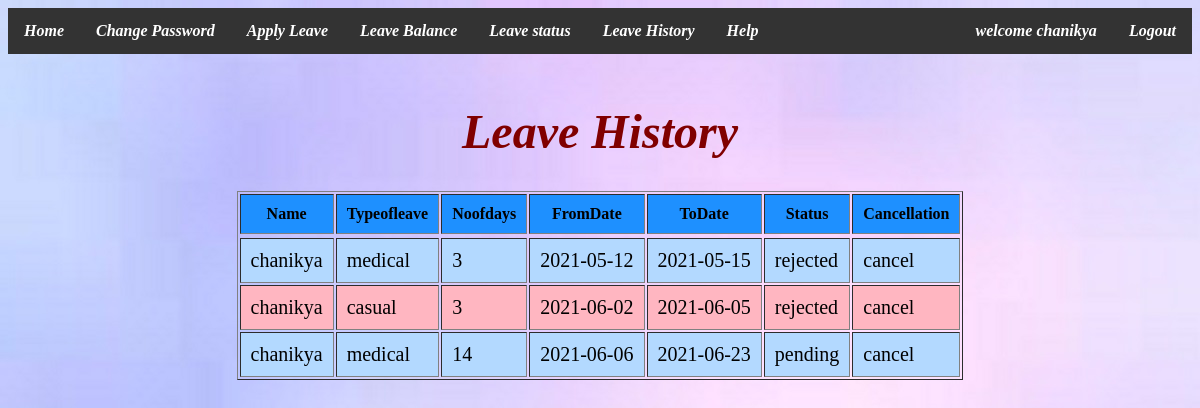
Screenshot of /leavehistory.php (signed in) with the database file from the repository.
### tables this page shows
CREATE TABLE `leavetable` (
  `Name` varchar(20) NOT NULL,
  `Typeofleave` varchar(20) NOT NULL,
  `Noofdays` int(11) NOT NULL,
  `Fromdate` date NOT NULL,
  `Todate` date NOT NULL,
  `Status` varchar(15) NOT NULL,
  `Cancellation` varchar(10) NOT NULL,
  `Leaveid` int(11) NOT NULL
);

### leavehistory.php (the view, shortened to what this page needs)
<html>
<head>
	<link href="sty.css" rel="stylesheet" type="text/css" />
</head>
<body  style="background-image:url(im6.jpg)";>
<i>
<b>
<ul>
  <li><a href="new.html">Home</a></li>
  <li><a href="changepass.php">Change Password</a></li>
  <li><a href="applyleave.php">Apply Leave</a></li>
  <li><a href="leavebal.php">Leave Balance</a></li>
  <li><a href="leavestatus.php">Leave status</a></li>
  <li><a href="leavehistory.php">Leave History</a></li>
  <li><a href="help.php">Help</a></li>
  <li style="float:right"><a href="new.html">Logout</a></li>
  <li style="float:right"><a href="new.html"><?php session_start(); echo "welcome  ".$_SESSION['name']."";?></a></li>
</ul>
</b>
 </i>
	<center>
	<br><font color="#800000" size="5vm">
<h1><i>Leave History</i></h1>
<?php
$con = mysqli_connect('localhost','root','') or die(mysqli_error());
 mysqli_select_db($con,'anu') or die(mysqli_error());
 $query="select * from leavetable where name='".$_SESSION['name']."'";
 $result=mysqli_query($con,$query) or die("query failed".mysqli_error());
echo "<table border='1' cellpadding='10'>";
 echo "<tr>";
 echo "<th>Name</th><th>Typeofleave</th><th>Noofdays</th><th>FromDate</th><th>ToDate</th><th>Status</th><th>Cancellation</th>";
 echo "<tr>";
  while($res=mysqli_fetch_array($result,MYSQLI_ASSOC))
 {
	echo "<tr>";
	echo "<td>".$res['Name']."</td><td>".$res['Typeofleave']."</td><td>".$res['Noofdays']."</td><td>".$res['Fromdate']."</td><td>".$res['Todate']."</td><td>".$res['Status']."</td><td>".$res['Cancellation']."</td>";
	echo "</tr>";
 }
?>
</body>
</html>

### leavehistory.php (style rules this page uses)
ul { list-style-type: none; margin: 0; padding: 0; overflow: hidden; background-color: #333; }
li { float: left; }
li a { display: block; color: white; text-align: center; padding: 14px 16px; text-decoration: none; }
tbody td { font-size:20px; }
tbody th { background-color:#1e90ff; }
tbody tr:nth-child(odd) td { background-color:#b3d9ff; }
tbody tr:nth-child(even) td { background-color:#ffb6c1; }

### rows the page displays
leavetable: Name "chanikya", Typeofleave "medical", Noofdays "3", Fromdate "2021-05-12", Todate "2021-05-15", Status "rejected", Cancellation "cancel"
leavetable: Name "chanikya", Typeofleave "casual", Noofdays "3", Fromdate "2021-06-02", Todate "2021-06-05", Status "rejected", Cancellation "cancel"
leavetable: Name "chanikya", Typeofleave "medical", Noofdays "14", Fromdate "2021-06-06", Todate "2021-06-23", Status "pending", Cancellation "cancel"

### other values shown
$_SESSION['name'] "chanikya"
